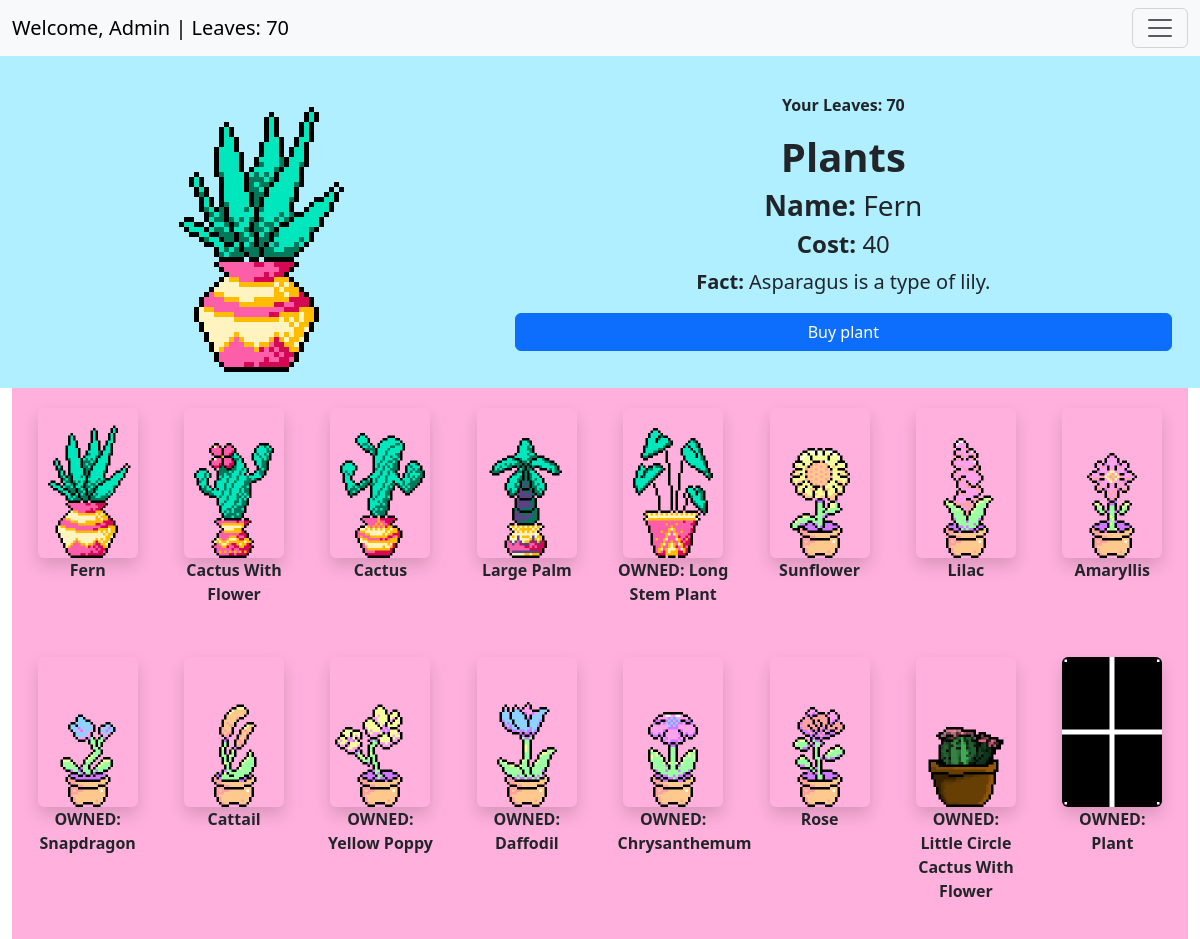
The page /market/ (signed in) on the database its author committed.
### user_management/models.py (models this page shows, shortened)
class CustomUser(AbstractUser):
    email = models.EmailField(null=True, blank=True) # TODO: Allows no email, potentially remove in sprint 2
    friends = models.ManyToManyField("self", symmetrical=True, blank=True)
    owned_plants = models.ManyToManyField("garden.Plant", related_name="owners")
    objects = CustomUserManager()

class UserStats(models.Model):
    user = models.OneToOneField(CustomUser, on_delete=models.CASCADE, related_name="stats")
    leaves = models.IntegerField(default=0)
    points = models.IntegerField(default=0)
    class Meta:
        verbose_name = "User Stats"
        verbose_name_plural = "User Stats"

### garden/models.py (models this page shows)
class Plant(models.Model):
    name = models.CharField(max_length=100)
    price = models.IntegerField()
    image = models.ImageField(upload_to="plant_images/")
    fact = models.TextField()
    onMarket = models.BooleanField(default=True) # Boolean field to check if the plant is on market
    def __str__(self):
        return self.name # String representation of the plant

### main/views.py (the view)
# urls.py: path("market/", views.market_view, name="market"),  # Market page
@login_required(login_url="/auth/login")
def market_view(request):
    plants = Plant.objects.filter(onMarket=True)   # Fetch from DB only plants that are allowed to be on market
    user = CustomUser.objects.get(username=request.user)
    currentLeaves = UserStats.objects.get(user_id=user.id).leaves
    ownedPlants = user.owned_plants.all()
    context = {
        "plants": plants,
        "leaves": currentLeaves,
        "ownedPlants" : ownedPlants
    }
    return render(request, "market.html", context)

### main/templates/market.html (shortened to what this page needs)
{% extends 'base.html' %}
{% load static %}
{% load auth_extras %}
{% block content %}
<div class="container-fluid">
    <div class="row align-items-center text-center p-3" style="background-color: rgb(176, 239, 255);">
        {% with plants.0 as firstPlant %}
        <div class="col-md-5 text-center">
            <img id="chosen-plant-image" class="img-fluid rounded"
                src="{{ firstPlant.image.url }}"
                alt="{{ firstPlant.name }}"
                style="max-height: 300px; width: auto;">
        </div>
        <div class="col-md-7">
            <p class="fw-bold text-center">Your Leaves: {{ user.stats.leaves }}</p>
            <h1 class="fw-bold text-center">Plants</h1>
            <h3 id="chosen-plant-name"><strong>Name:</strong> {{ firstPlant.name }}</h3>
            <h4 id="chosen-plant-price"><strong>Cost:</strong> {{ firstPlant.price }}</h4>
            <p id="chosen-plant-fact" class="fs-5"><strong>Fact:</strong> {{ firstPlant.fact }}</p>
        {% if firstPlant in ownedPlants %}
                <button id="chosen-plant-buy" class="btn btn-danger w-100" onClick="">Owned</button>
        {% else %}
            <button id="chosen-plant-buy" class="btn btn-primary w-100" onClick="buyPlant('{{user}}', '{{ firstPlant.name }}')">Buy plant</button>
        {%endif%}
    </div>
        {% endwith %}
    </div>
    <div class="plant-grid" style="background-color: rgb(255, 176, 221); padding: 10px;">
        {% for plant in plants %}
        {% if plant in ownedPlants %}
            <div class="plant-item"
            onclick='updatePlantOwned( "{{ plant.image.url }}",  "{{ plant.name }}", "{{ plant.price }}",  "{{ plant.fact }}", "{{user}}", "{{ plant }}")'>
                <img class="img-fluid rounded shadow"
                    src="{{ plant.image.url }}"
                    alt="{{ plant.name }}">
                <p class="fw-bold text-dark">OWNED: {{ plant.name }}</p>
            </div>
        {% else %}
            <div class="plant-item"
            onclick='updatePlant( "{{ plant.image.url }}",  "{{ plant.name }}", "{{ plant.price }}",  "{{ plant.fact }}", "{{user}}", "{{ plant }}")'>
                <img class="img-fluid rounded shadow"
                    src="{{ plant.image.url }}"
                    alt="{{ plant.name }}">
                <p class="fw-bold text-dark">{{ plant.name }}</p>
            </div>
        {%endif%}
        {% endfor %}
    </div>
</div>
{% endblock %}

### main/templates/base.html (shortened to what this page needs)
<html lang="en">
<head>
    <link href="https://cdn.jsdelivr.net/npm/bootstrap@5.3.3/dist/css/bootstrap.min.css" rel="stylesheet">
</head>
<body>
<nav class="navbar navbar-light bg-light">
    <div class="container-fluid">
        <a class="navbar-brand me-auto" href="#">
            {% if user.is_authenticated %}
                Welcome, {{ user.username }} | Leaves: {{ user.stats.leaves }}
            {% else %}
                Guest
            {% endif %}
        </a>
        <button class="navbar-toggler" type="button" data-bs-toggle="collapse" data-bs-target="#navbarSupportedContent"
            aria-controls="navbarSupportedContent" aria-expanded="false" aria-label="Toggle navigation">
            <span class="navbar-toggler-icon"></span>
        </button>
    </div>
</nav>
{% block content %}
{% endblock %}
</body>
</html>

### main/templates/market.html (style rules this page uses)
.plant-grid { display: grid; grid-template-columns: repeat(auto-fit, minmax(120px, 1fr)); gap: 15px; text-align: center; }
.plant-item { cursor: pointer; padding: 10px; text-align: center; }
.plant-item img { max-width: 100px; height: auto; }

### rows shown on the page
CustomUser: username "Admin", stats.leaves "70"
Plant: image (picture), name "Fern", price "40", fact "Asparagus is a type of lily."
Plant: image (picture), name "Cactus With Flower"
Plant: image (picture), name "Cactus"
Plant: image (picture), name "Large Palm"
Plant: image (picture), name "Long Stem Plant"
Plant: image (picture), name "Sunflower"
Plant: image (picture), name "Lilac"
Plant: image (picture), name "Amaryllis"
Plant: image (picture), name "Snapdragon"
Plant: image (picture), name "Cattail"
Plant: image (picture), name "Yellow Poppy"
Plant: image (picture), name "Daffodil"
Plant: image (picture), name "Chrysanthemum"
Plant: image (picture), name "Rose"
Plant: image (picture), name "Little Circle Cactus With Flower"
Plant: image (picture), name "Plant"
